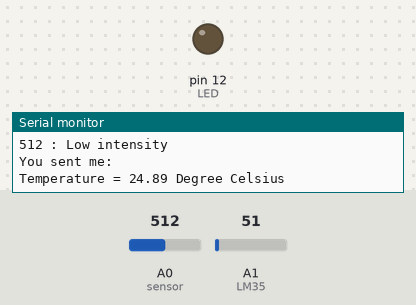
The sketch below on a simulated Arduino Uno, built with avr-gcc and run on an emulated ATmega328P. Parts: output pins drawn as LEDs (lit = HIGH), the last lines printed to the serial monitor. Inputs (shaded band) come from the test bench; at power-on: A0 (sensor) = 512, A1 (LM35) = 51.

Above: at 1.2 s.
1.3 s: A0 (sensor) set to 686
4.2 s: A0 (sensor) set to 713
At 6.5 s:
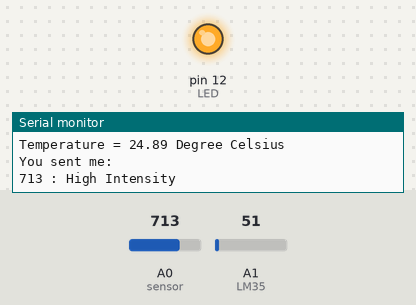
7.5 s: A0 (sensor) set to 690
At 10.0 s:
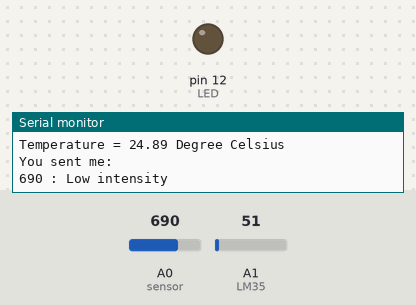
10.5 s: A0 (sensor) set to 710
At 12.3 s:
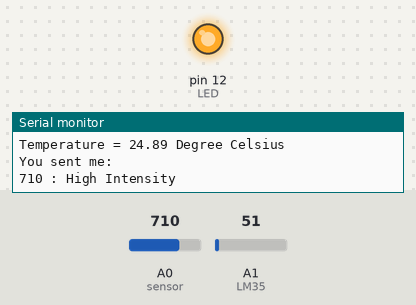
Timing chart, 0 to 13.8 s (numbered marks = the images above; inputs shaded):
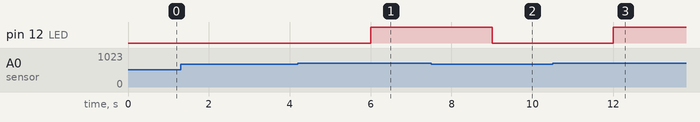

The sketch:

RPI.ArduinoComs.ino
```cpp
int LED = 12;
int status = 1;

int res = 0; /* declaring the variable that will store the value of photoresistor*/
int sensor = A0;/* assigning Arduino pin for photoresistor*/
int LM35 = A1;

void setup() {
  Serial.begin(9600);
  pinMode(LED, OUTPUT); /* assigning mode to LED pin */
}

void loop() {
  // put your main code here, to run repeatedly:
res = analogRead(sensor); /* getting the value of photoresistor*/

Serial.print(res); /* displaying the photoresistor value on serial monitor */

    if(res < 700) { /* when the value of sensor is less than 100 */
Serial.println(" : Low intensity ");
digitalWrite(LED,LOW); /* keep the LED off*/
    }
    else { /* otherwise turn the light on */
Serial.println(" : High Intensity ");
digitalWrite(LED,HIGH); /* turn the LED on*/

    }

    // Read data sample
    String data = Serial.readStringUntil('\n');
    Serial.print("You sent me: ");
    Serial.println(data);


  // Temperature measurement sample.
  float temp_val;
  int tempADCValue = analogRead(LM35); /* Read Temperature */
  temp_val = (tempADCValue * 4.88);	/* Convert adc value to equivalent voltage */
  temp_val = (temp_val/10);	/* LM35 gives output of 10mv/°C */
  Serial.print("Temperature = ");
  Serial.print(temp_val);
  Serial.print(" Degree Celsius\n");
  data = Serial.readStringUntil('\n');
  Serial.print("You sent me: ");
  Serial.println(data);
delay(1000);
}
```

ESP32_sample.ino
```cpp

```

Measured:
- the behaviour switches between 699 and 700 on A0 (sensor) (found by bisection; images 0 and 1)
- after the input at 4.2 s, pin 12 (LED): LOW → HIGH after 1.8 s
- after the input at 7.5 s, pin 12 (LED): HIGH → LOW after 1.5 s
- after the input at 10.5 s, pin 12 (LED): LOW → HIGH after 1.5 s
